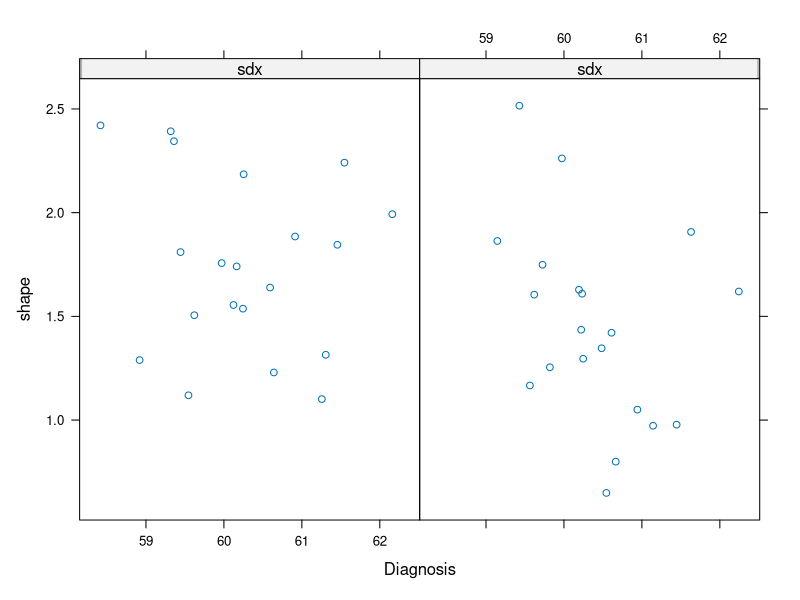

Reproduce this figure in R.
# Mixed effects model tutorial. Simulate longitudinal data from two groups and 
# use mixed effects and linear models to analyze the result. 
library(lme4);library(lattice); library(nlme); library(ggplot2)

icepts = c(2.00,1.5)            # base starting points.  group 2 is 'atrophied'
slopes = c(-0.2,-0.5)           # simulated slope in group1,2
                                # leads to a significant age | ids interaction 
noise = c(0.4,0.4)              # allow different noise levels
epsval = mean(abs(slopes))*0.2  # epsilon error to add to lines
numberOfTimepoints = 2
meanTimeBetweenScans = 0.5
subjectIds = as.character(round(seq(0.500001,20.5,by=0.500001)))

numberOfSubjects = length( unique( subjectIds ))
dx = c(rep(1, numberOfSubjects / 2 * numberOfTimepoints),
      rep(2, numberOfSubjects / 2 * numberOfTimepoints))
numberOfSubjectsInGroup1 = sum( dx == 1 ) / numberOfTimepoints
numberOfSubjectsInGroup2 = sum( dx == 2 ) / numberOfTimepoints
baselineIndices = seq(1, numberOfSubjects * numberOfTimepoints, 
                   by = numberOfTimepoints)


# simulate age at baseline and followup
age = rnorm( numberOfSubjects * numberOfTimepoints ) + 60
age[ baselineIndices + 1 ] = 
  age[ baselineIndices ] + abs( rnorm( numberOfSubjects ) ) * 0.25 + meanTimeBetweenScans
# simulate decline in group 1
jacobianData = rep(NA, length( subjectIds ) )
wh = ( dx[ baselineIndices ] == 1 )
addNoise = rnorm( numberOfSubjectsInGroup1 )
jacobianData[ baselineIndices ][ wh ] = 
  rep( icepts[1], numberOfSubjectsInGroup1 ) + addNoise * noise[1]
timeBetweenScans = age[ baselineIndices + 1][ wh ] - age[ baselineIndices ][ wh ]
baselineJacobianWithNoise = 
  jacobianData[ baselineIndices ][ wh ]+ rnorm( length(timeBetweenScans) ) * epsval
declineRate = slopes[1]
jacobianData[ baselineIndices + 1 ][ wh ] = 
  declineRate * timeBetweenScans + baselineJacobianWithNoise + 
  rnorm( length(declineRate) ) * epsval

# group 2
wh = ( dx[baselineIndices] == 2 )  # new intercept 
addNoise = rnorm( numberOfSubjectsInGroup2 )
jacobianData[ baselineIndices ][ wh ] = 
  rep( icepts[2] , numberOfSubjectsInGroup2 ) + addNoise * noise[2] 
baselineJacobianWithNoise = 
  jacobianData[ baselineIndices ][ wh ]+ rnorm( length(timeBetweenScans) ) * epsval
declineRate = slopes[2] # new slope
timeBetweenScans = age[baselineIndices + 1][ wh ] - age[baselineIndices][ wh ] 
jacobianData[baselineIndices + 1][ wh ] = 
  declineRate * timeBetweenScans + baselineJacobianWithNoise + 
  rnorm( length(timeBetweenScans) ) * epsval

# data is done now
mydata = data.frame( ids   = subjectIds,
                     sdx   = dx , 
                     shape = jacobianData, 
                     age   = age, 
                     dummy = rnorm( length( subjectIds))
                     )
ageAtBaseline = age 
ageAtBaseline[baselineIndices + 1] = ageAtBaseline[ baselineIndices ]
timeBetweenScansAllSubjects = age - ageAtBaseline
#print( t.test(mydata$shape[ dx==1 ], mydata$shape[dx==2] ) )
n1<-numberOfSubjects / 2 ; n2<-n1+1
xyplot( shape ~ age | sdx ,col.line="black", data = mydata, xlab = 'Diagnosis')


mixedFxModel1 = lmer( shape ~ age + sdx + ( 1 | ids ), data = mydata )
mixedFxModel2 = 
  lmer( shape ~ age + sdx + ( 1 | ids ) + timeBetweenScansAllSubjects:dx, 
        data = mydata )

fixedFxModel1 = lm( shape ~ age + sdx, data = mydata )
fixedFxModel2 = lm(shape ~ age + sdx + timeBetweenScansAllSubjects:dx, 
                   data = mydata)

print( paste( "Standard:",
              anova(fixedFxModel1,fixedFxModel2)$Pr[2] ,
              " Mixed",
              anova(mixedFxModel1, mixedFxModel2)$Pr[2]  ))